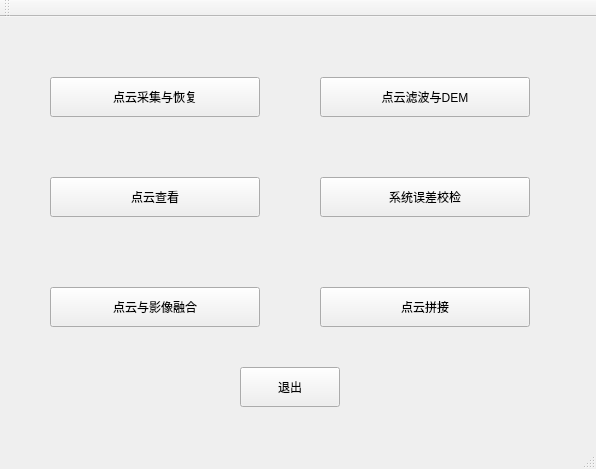
<?xml version="1.0" encoding="UTF-8"?>
<ui version="4.0">
 <class>MainWindow</class>
 <widget class="QMainWindow" name="MainWindow">
  <property name="geometry">
   <rect>
    <x>0</x>
    <y>0</y>
    <width>596</width>
    <height>469</height>
   </rect>
  </property>
  <property name="windowTitle">
   <string>MainWindow</string>
  </property>
  <widget class="QWidget" name="centralWidget">
   <widget class="QPushButton" name="exitBtn">
    <property name="geometry">
     <rect>
      <x>240</x>
      <y>350</y>
      <width>100</width>
      <height>40</height>
     </rect>
    </property>
    <property name="text">
     <string>退出</string>
    </property>
   </widget>
   <widget class="QPushButton" name="ShowBtn">
    <property name="geometry">
     <rect>
      <x>50</x>
      <y>160</y>
      <width>210</width>
      <height>40</height>
     </rect>
    </property>
    <property name="text">
     <string>点云查看</string>
    </property>
   </widget>
   <widget class="QPushButton" name="CollectionBtn">
    <property name="geometry">
     <rect>
      <x>50</x>
      <y>60</y>
      <width>210</width>
      <height>40</height>
     </rect>
    </property>
    <property name="text">
     <string>点云采集与恢复</string>
    </property>
   </widget>
   <widget class="QPushButton" name="FilterBtn">
    <property name="geometry">
     <rect>
      <x>320</x>
      <y>60</y>
      <width>210</width>
      <height>40</height>
     </rect>
    </property>
    <property name="text">
     <string>点云滤波与DEM</string>
    </property>
   </widget>
   <widget class="QPushButton" name="pushButton_4">
    <property name="geometry">
     <rect>
      <x>50</x>
      <y>270</y>
      <width>210</width>
      <height>40</height>
     </rect>
    </property>
    <property name="text">
     <string>点云与影像融合</string>
    </property>
   </widget>
   <widget class="QPushButton" name="pushButton_5">
    <property name="geometry">
     <rect>
      <x>320</x>
      <y>160</y>
      <width>210</width>
      <height>40</height>
     </rect>
    </property>
    <property name="text">
     <string>系统误差校检</string>
    </property>
   </widget>
   <widget class="QPushButton" name="pushButton_6">
    <property name="geometry">
     <rect>
      <x>320</x>
      <y>270</y>
      <width>210</width>
      <height>40</height>
     </rect>
    </property>
    <property name="text">
     <string>点云拼接</string>
    </property>
   </widget>
  </widget>
  <widget class="QMenuBar" name="menuBar">
   <property name="geometry">
    <rect>
     <x>0</x>
     <y>0</y>
     <width>596</width>
     <height>22</height>
    </rect>
   </property>
  </widget>
  <widget class="QToolBar" name="mainToolBar">
   <attribute name="toolBarArea">
    <enum>TopToolBarArea</enum>
   </attribute>
   <attribute name="toolBarBreak">
    <bool>false</bool>
   </attribute>
  </widget>
  <widget class="QStatusBar" name="statusBar"/>
 </widget>
 <layoutdefault spacing="6" margin="11"/>
 <resources/>
 <connections/>
</ui>
